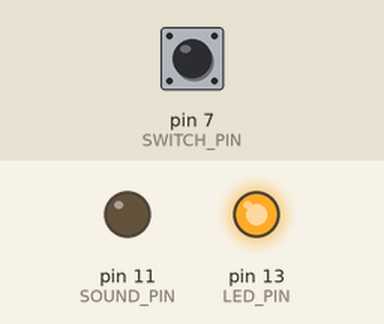
Recording of a sketch running on a simulated Arduino Uno, built with avr-gcc and run on an emulated ATmega328P. Parts: output pins drawn as LEDs (lit = HIGH). Dashed ring = blinking. The test bench sets the inputs (shaded band); at power-on: pin 7 (SWITCH_PIN) LOW.

Above: at 1.2 s.
1.3 s: pin 7 (SWITCH_PIN) pulled HIGH for 0.15 s
At 2.51 s:
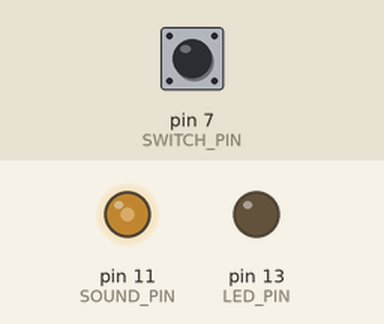
4.3 s: pin 7 (SWITCH_PIN) pulled HIGH for 1 s
At 5.26 s:
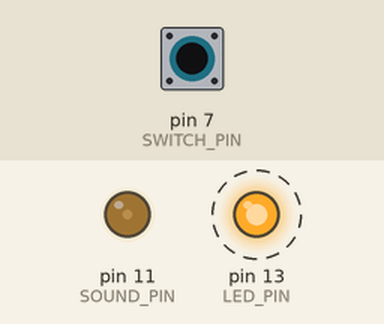
Timing chart, 0 to 14.3 s (numbered marks = the images above; inputs shaded):
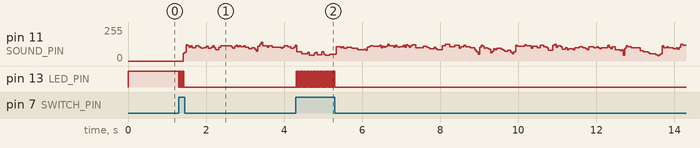

Measured:
- after the input at 1.3 s, pin 13 (LED_PIN): alternates HIGH for 0.02 s and LOW for 0.02 s, 9 changes in all, then stays LOW, starting at once
- after the input at 4.3 s, pin 13 (LED_PIN): alternates HIGH for 0.02 s and LOW for 0.02 s, 60 changes in all, then stays LOW, starting at once

The sketch:

music_arduino_parte1.ino
```cpp
/**********************************************************
 *  INCLUDES
 *********************************************************/
#include <Wire.h>
#include "let_it_be_1bit.h"
/**********************************************************
 *  CONSTANTS
 *********************************************************/

// UNCOMMENT THIS LINE TO EXECUTE WITH RASPBERRY PI
//#define RASPBERRYPI 1

#define SLAVE_ADDR 0x8

#define SAMPLE_TIME 250
#define SWITCH_PIN  7
#define LED_PIN 13
#define BUF_SIZE 256
#define MUSIC_LEN 20480
#define SOUND_PIN 11
/**********************************************************
 *  GLOBALS
 *********************************************************/

unsigned char buffer[BUF_SIZE];
unsigned long timeOrig;
unsigned int RepMode=0; // 0=muted, 1 = sound
unsigned long SYSTEM_CLOCK = 16000000;
unsigned int preScaling=1;


/**********************************************************
 * Function: receiveEvent
 *********************************************************/
void receiveEvent(int num)
{
    static int count = BUF_SIZE/2;
    for (int j=0; j<num; j++) {
        buffer[count] = Wire.read();
        count = (count + 1) % BUF_SIZE;
    }
}

// --------------------------------------
// Handler function: requestEvent
// --------------------------------------
void requestEvent()
{
}

/**********************************************************
 * Function: play_bit
 *********************************************************/
void play_bit()
{
    static int bitwise = 1;
    static unsigned char data = 0;
    static int music_count = 0;

    bitwise = (bitwise * 2);

    //meter algoritmo aqui?
    if (bitwise > 128) {
        bitwise = 1;
#ifdef RASPBERRYPI
        data = buffer[music_count];
        music_count = (music_count + 1) % BUF_SIZE;
#else
        data = pgm_read_byte_near(music + music_count);
        music_count = (music_count + 1) % MUSIC_LEN;
#endif
    }
    if (RepMode==0) data=0;
    digitalWrite(SOUND_PIN, (data & bitwise));

}

/**********************************************************
 * Function: readSound
 *********************************************************/

void showSound(){
    int tmp = digitalRead(SWITCH_PIN);
    if (tmp==HIGH){
        if (RepMode==1)RepMode=0;
        else RepMode=1;
    }
    if (RepMode==0) digitalWrite(LED_PIN,HIGH);
    else digitalWrite(LED_PIN,LOW);
}


ISR(TIMER1_COMPA_vect) {
        play_bit();

}
/**********************************************************
 * Function: setup
 *********************************************************/
void setup ()
{
    // Initialize I2C communications as Slave
    Wire.begin(SLAVE_ADDR);
    // Function to run when data requested from master
    Wire.onRequest(requestEvent);
    // Function to run when data received from master
    Wire.onReceive(receiveEvent);
    // set I2C speed to 1 MHz
    Wire.setClock(1000000L);
    pinMode(SOUND_PIN, OUTPUT);
    pinMode(LED_PIN,OUTPUT);
    pinMode(SWITCH_PIN,INPUT);
    memset (buffer, 0, BUF_SIZE);
    timeOrig = micros();
    TCCR1B = _BV(WGM12) | _BV(CS10);
    TCCR1A = 0;
    TIMSK1 = _BV(OCIE1A);
    OCR1A=SYSTEM_CLOCK/(preScaling*4000);

}


/**********************************************************
 * Function: loop
 *********************************************************/
void loop ()
{
    unsigned long timeDiff;
    Serial.println(RepMode);
    receiveEvent(128);
    showSound();
    timeDiff = SAMPLE_TIME - (micros() - timeOrig);
    timeOrig = timeOrig + SAMPLE_TIME;
    delayMicroseconds(timeDiff);
}
```

Source omitted: _it_be_1bit.h (data table, 126360 bytes)
